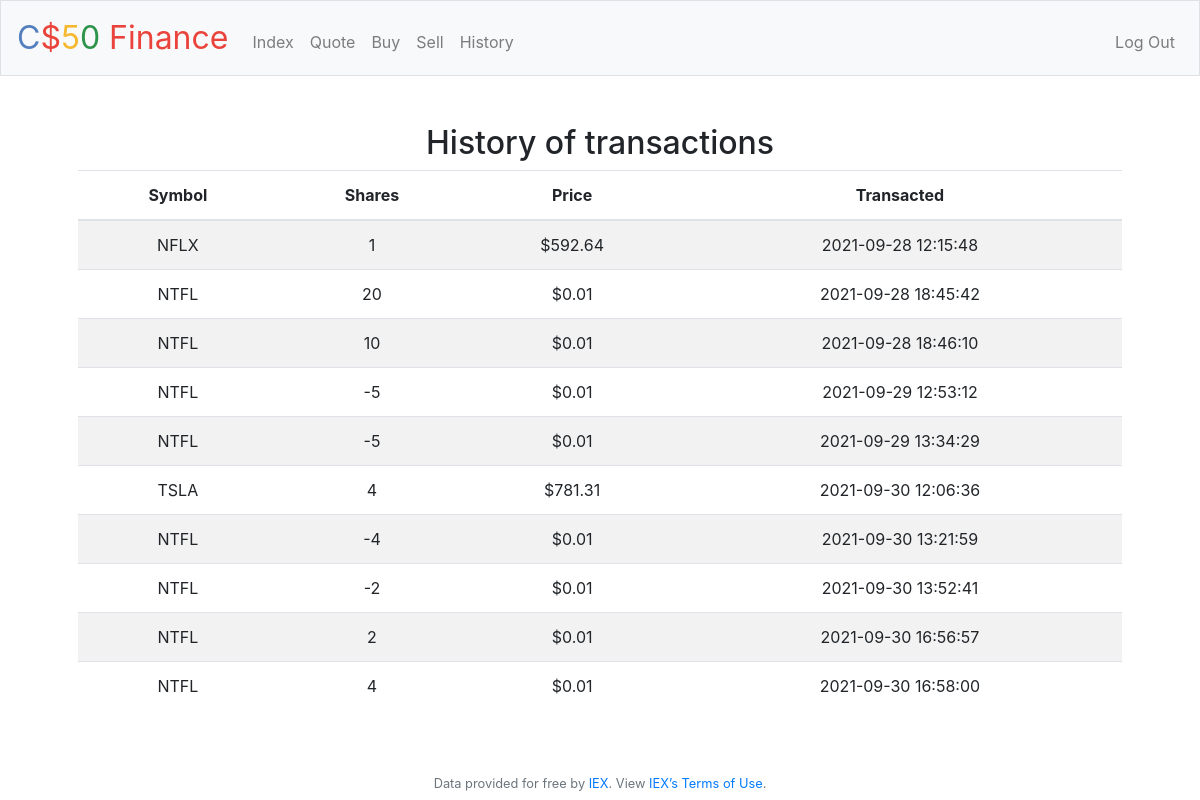
Screenshot of /history (signed in) with the database file from the repository.
### tables this page shows
CREATE TABLE 'transactions' ('id' integer PRIMARY KEY AUTOINCREMENT NOT NULL, 'stock_name'  text NOT NULL  , 'shares'  INTEGER NOT NULL  , 'price'  numeric NOT NULL  , 'type'  text NOT NULL  , 'symbol'  text NOT NULL  , 'time'  timestamp NOT NULL DEFAULT CURRENT_TIMESTAMP  , 'user_id' INTEGER NOT NULL DEFAULT 'REFERENCES users(id)');

### app.py (the view)
@app.route("/history")
@login_required
def history():
    portfolio = db.execute("SELECT symbol, shares, price, time FROM transactions WHERE user_id =?", session["user_id"])
    return render_template("history.html", portfolio=portfolio, usd=usd)

### app.py (called while the page is built)
@app.after_request
def after_request(response):
    response.headers["Cache-Control"] = "no-cache, no-store, must-revalidate"
    response.headers["Expires"] = 0
    response.headers["Pragma"] = "no-cache"
    return response

### helpers.py (called while the page is built)
def login_required(f):
    @wraps(f)
    def decorated_function(*args, **kwargs):
        if session.get("user_id") is None:
            return redirect("/login")
        return f(*args, **kwargs)
    return decorated_function

def usd(value):
    return f"${value:,.2f}"

### templates/history.html (shortened to what this page needs)
{% extends "layout.html" %}
{% block main %}
    <h2>History of transactions</h2>
    <table class="table table-striped">
        <thead>
            <tr>
                <th>Symbol</th>
                <th>Shares</th>
                <th>Price</th>
                <th>Transacted</th>
            </tr>
        </thead>
        <tbody>
            {% for transactions in portfolio %}
                <tr>
                    <td>{{ transactions.symbol }}</td>
                    <td>{{ transactions.shares }} </td>
                    <td>{{ usd(transactions.price) }} </td>
                    <td>{{ transactions.time }} </td>
                </tr>
            {% endfor %}
        </tbody>
    </table>
{% endblock %}

### templates/layout.html (shortened to what this page needs)
<!DOCTYPE html>
<html lang="en">
    <head>
        <link rel="stylesheet" href="https://cdn.jsdelivr.net/npm/bootstrap@4.5.3/dist/css/bootstrap.min.css">
        <link href="/static/styles.css" rel="stylesheet">
    </head>
    <body>
        <nav class="navbar navbar-expand-md navbar-light bg-light border">
            <a class="navbar-brand" href="/"><span class="blue">C</span><span class="red">$</span><span class="yellow">5</span><span class="green">0</span> <span class="red">Finance</span></a>
            <div class="collapse navbar-collapse" id="navbar">
                {% if session.user_id %}
                    <ul class="navbar-nav mr-auto mt-2">
                        <li class="nav-item"><a class="nav-link" href="/">Index</a></li>
                        <li class="nav-item"><a class="nav-link" href="/quote">Quote</a></li>
                        <li class="nav-item"><a class="nav-link" href="/buy">Buy</a></li>
                        <li class="nav-item"><a class="nav-link" href="/sell">Sell</a></li>
                        <li class="nav-item"><a class="nav-link" href="/history">History</a></li>
                    </ul>
                    <ul class="navbar-nav ml-auto mt-2">
                        <li class="nav-item"><a class="nav-link" href="/logout">Log Out</a></li>
                    </ul>
                {% else %}
                    <ul class="navbar-nav ml-auto mt-2">
                        <li class="nav-item"><a class="nav-link" href="/register">Register</a></li>
                        <li class="nav-item"><a class="nav-link" href="/login">Log In</a></li>
                    </ul>
                {% endif %}
            </div>
        </nav>
        <main class="container p-5">
            {% block main %}{% endblock %}
        </main>
        <footer class="small text-center text-muted">
            Data provided for free by <a href="https://iextrading.com/developer">IEX</a>. View <a href="https://iextrading.com/api-exhibit-a/">IEX’s Terms of Use</a>.
        </footer>
    </body>
</html>

### static/styles.css (style rules this page uses)
nav .navbar-brand { font-size: xx-large; }
nav .navbar-brand .blue { color: #537fbe; }
nav .navbar-brand .red { color: #ea433b; }
nav .navbar-brand .yellow { color: #f5b82e; }
nav .navbar-brand .green { color: #2e944b; }
main { overflow-x: auto; text-align: center; }

### rows the page displays
transactions: price "$592.64"
transactions: price "$0.01"
transactions: price "$0.01"
transactions: price "$0.01"
transactions: price "$0.01"
transactions: price "$781.31"
transactions: price "$0.01"
transactions: price "$0.01"
transactions: price "$0.01"
transactions: price "$0.01"
